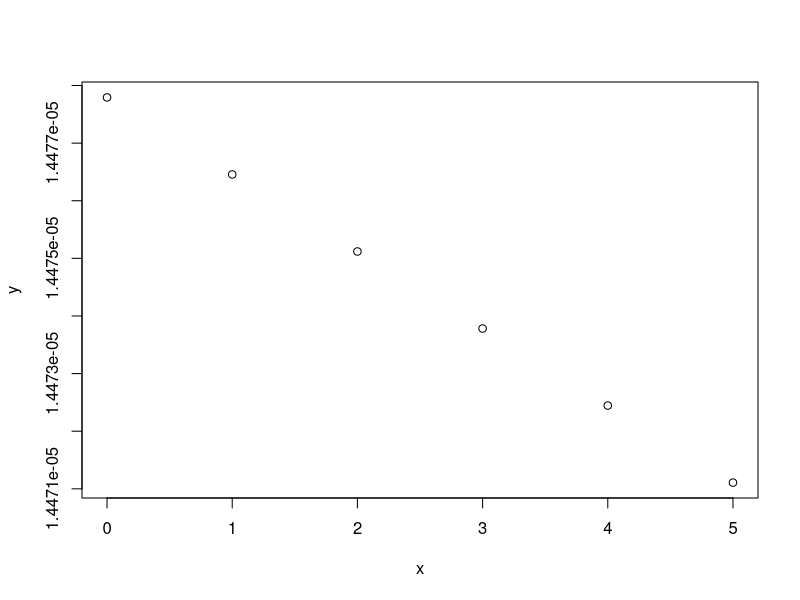

Generate this figure with R:
# Create a sequence of numbers between A and B incrementing by C.
x <- seq(0, 5, by = 1)

# Choose the mean as B and standard deviation as C.
y <- dnorm(x, mean = -16000, sd = 13162)

plot(x,y)
